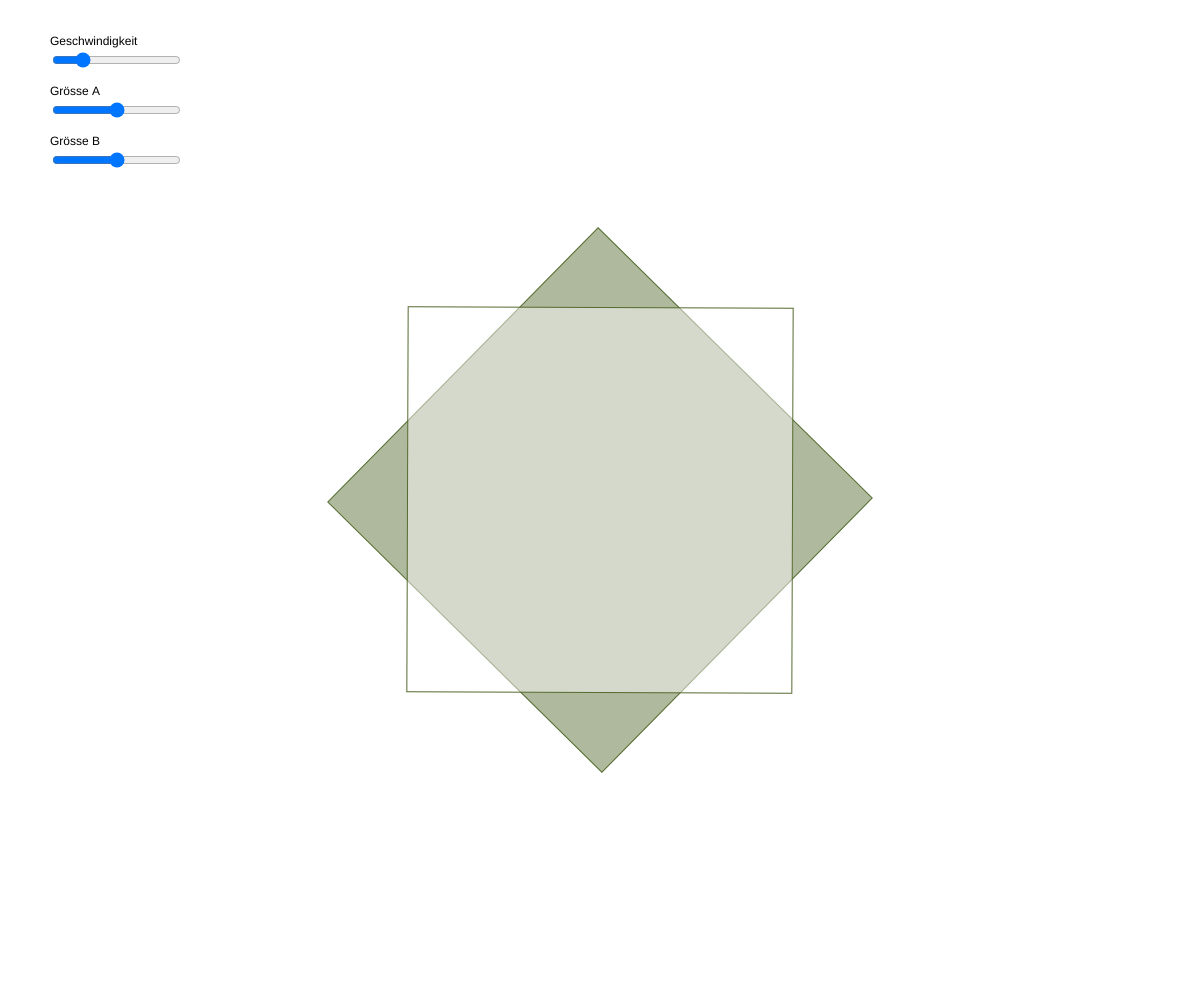
Frame 1 (no input)
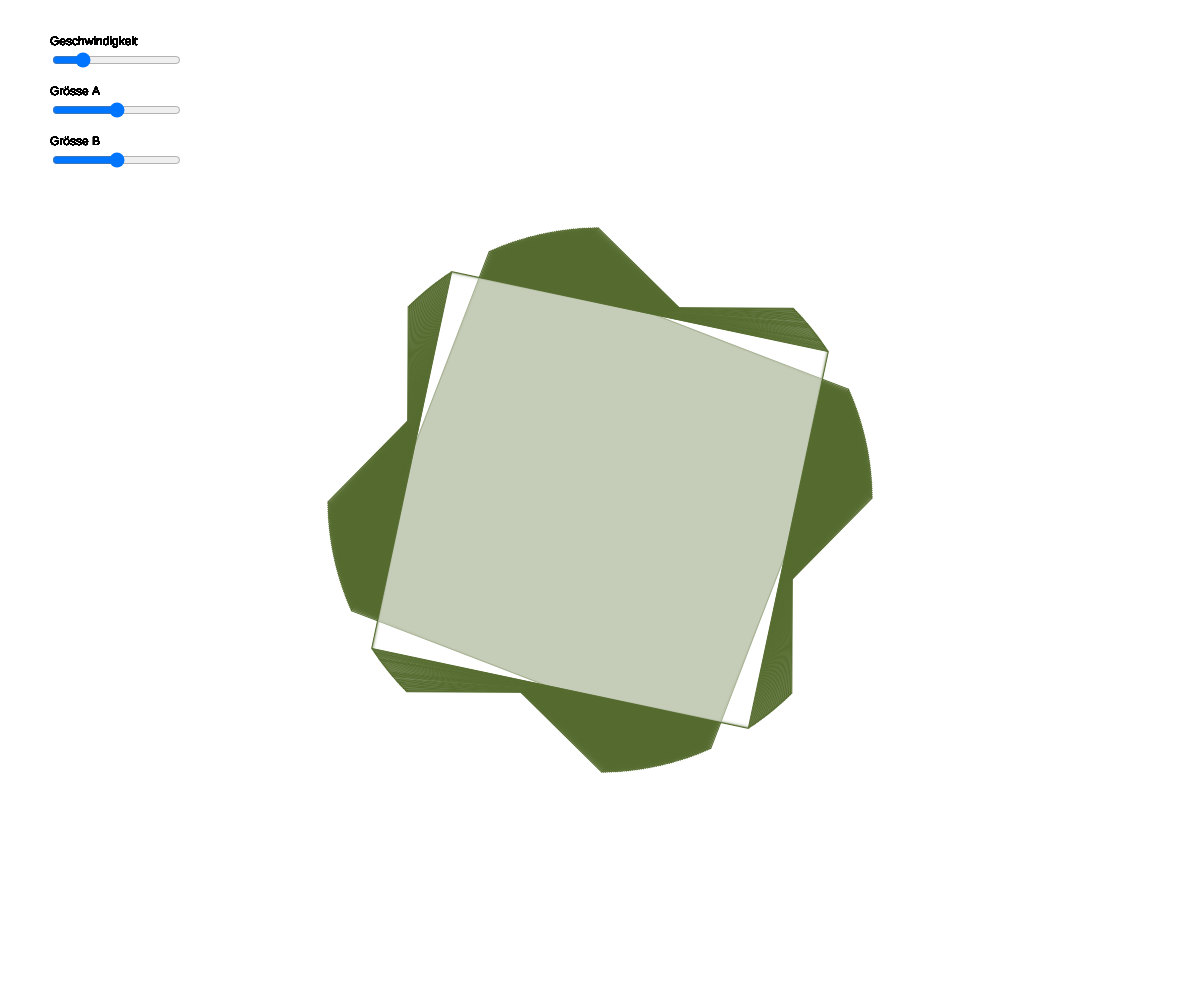
Frame 60 (no input)
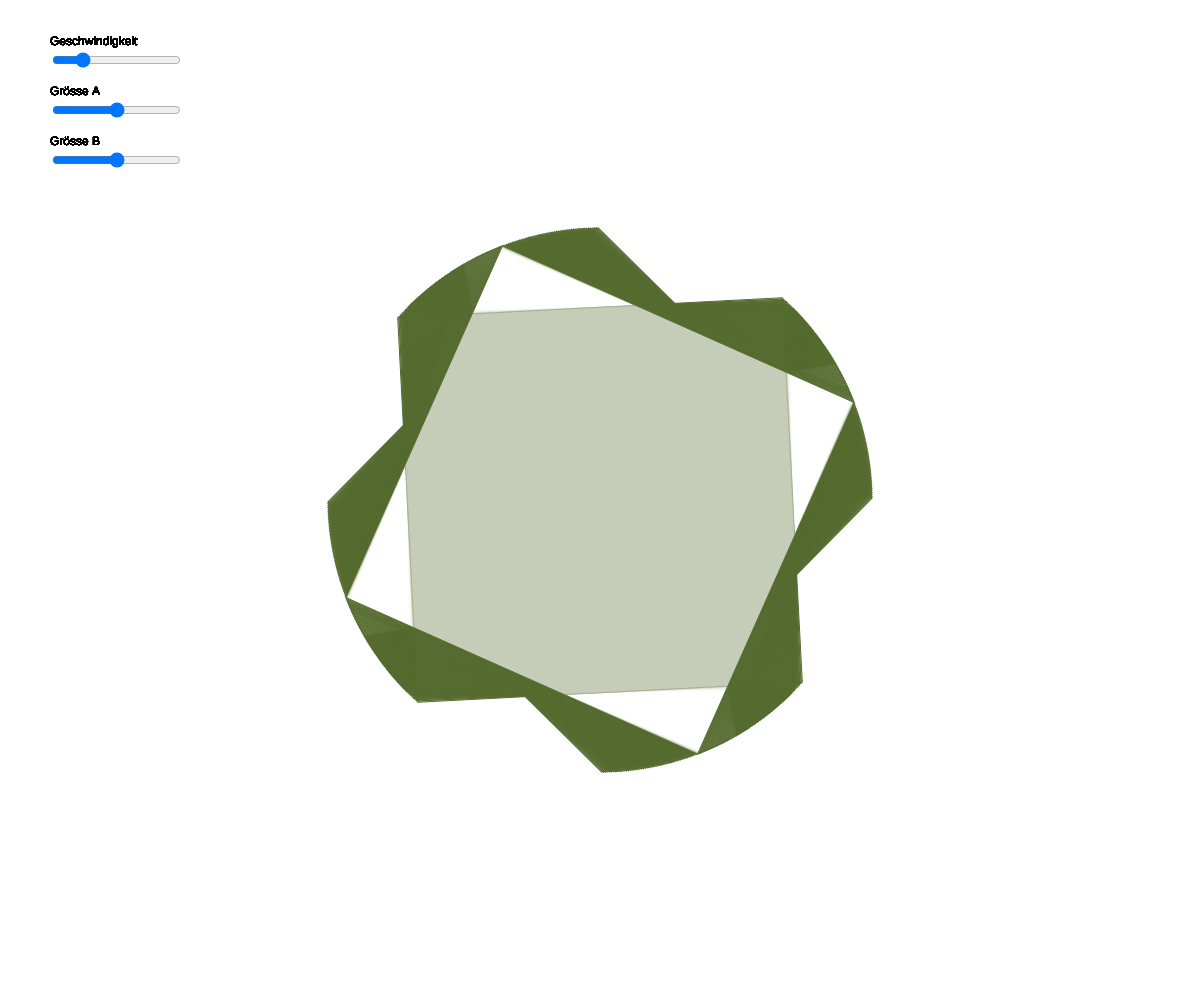
Frame 120 (the mouse pressed at the canvas centre since frame 60)

The p5.js sketch that drew these frames (run headless with seeded random() and noise() and a simulated clock; from frame 60 on, the mouse is pressed at the canvas centre):

// p5.js sketch
// ── sketch.js
let speedSlider;
let sizeASlider;
let sizeBSlider;
let drehwinkel = 0;


function setup() {
  createCanvas(windowWidth, windowHeight);
  angleMode(DEGREES); // Umstellung in Grad 
  rectMode(CENTER);   // Quadrat im Zentrum 

  // Slider 
  speedSlider = createSlider(0, 100, 20, 1);
  speedSlider.position(50, 50);

  sizeASlider = createSlider(0, 100, 50, 1); // Grösse A
  sizeASlider.position(50, 100);

  sizeBSlider = createSlider(0, 100, 50, 1); // Grösse B
  sizeBSlider.position(50, 150);

  background(255,20);
}

function draw() {
  

  // Werte für Slider
  const speedVal = speedSlider.value();
  const aVal = sizeASlider.value();
  const bVal = sizeBSlider.value();

  // Mapping 
  const maxSize = min(width, height) * 0.75;
  const sizeA = map(aVal, 0, 100, 20, maxSize);
  const sizeB = map(bVal, 0, 100, 20, maxSize);

  // Drehwinkel 
  drehwinkel += map(speedVal, 0, 100, 0, 1);


  push(); // Koordinatensystem verschoben 
  translate(width / 2, height / 2);


// B
  push();
  rotate(45);
  rotate(-2 * drehwinkel);
  fill(85, 107, 47, 120);
  stroke(85, 107, 47);
  rect(0, 0, sizeB, sizeB);
  pop();
  // A
  push();
  rotate(drehwinkel);
  fill(255, 255, 255, 120);
  stroke(85, 107, 47);
  rect(0, 0, sizeA, sizeA);
  pop();

  

  pop();


  //Texte
  fill(0);
  text("Geschwindigkeit", 50, 45);
  text("Grösse A",        50, 95);
  text("Grösse B",        50, 145);
}
